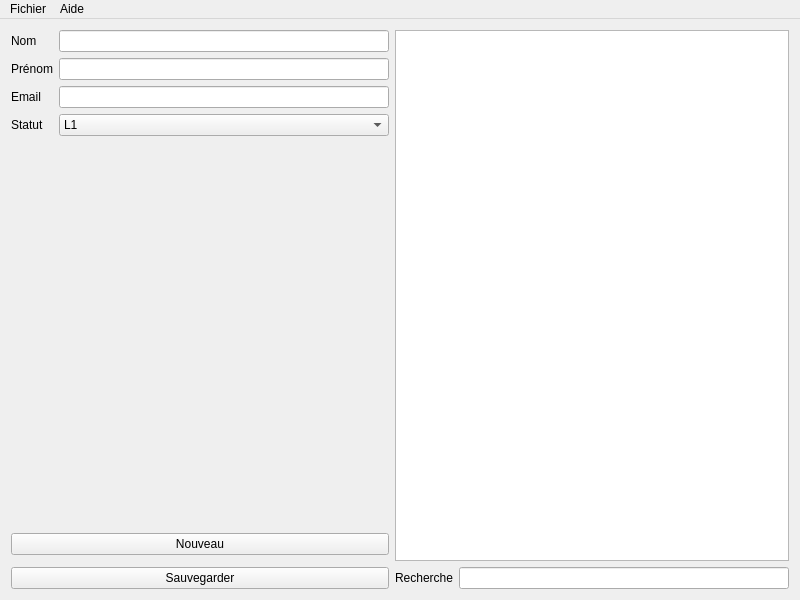
<?xml version="1.0" encoding="UTF-8"?>
<ui version="4.0">
 <class>MainWindow</class>
 <widget class="QMainWindow" name="MainWindow">
  <property name="geometry">
   <rect>
    <x>0</x>
    <y>0</y>
    <width>800</width>
    <height>600</height>
   </rect>
  </property>
  <property name="windowTitle">
   <string>Amylum</string>
  </property>
  <property name="windowIcon">
   <iconset>
    <normaloff>icon/LogoLogicielADEM.png</normaloff>icon/LogoLogicielADEM.png</iconset>
  </property>
  <widget class="QWidget" name="centralWidget">
   <layout class="QGridLayout" name="gridLayout">
    <item row="1" column="1">
     <widget class="QLineEdit" name="lineEdit_firstName"/>
    </item>
    <item row="0" column="1">
     <widget class="QLineEdit" name="lineEdit_lastName"/>
    </item>
    <item row="0" column="0">
     <widget class="QLabel" name="label_lastName">
      <property name="text">
       <string>Nom</string>
      </property>
     </widget>
    </item>
    <item row="1" column="0">
     <widget class="QLabel" name="label_firstName">
      <property name="text">
       <string>Prénom</string>
      </property>
     </widget>
    </item>
    <item row="2" column="0">
     <widget class="QLabel" name="label_email">
      <property name="text">
       <string>Email</string>
      </property>
     </widget>
    </item>
    <item row="3" column="0">
     <widget class="QLabel" name="label_status">
      <property name="text">
       <string>Statut</string>
      </property>
     </widget>
    </item>
    <item row="2" column="1">
     <widget class="QLineEdit" name="lineEdit_email"/>
    </item>
    <item row="3" column="1">
     <widget class="QComboBox" name="comboBox_status">
      <item>
       <property name="text">
        <string>L1</string>
       </property>
      </item>
      <item>
       <property name="text">
        <string>L2I</string>
       </property>
      </item>
      <item>
       <property name="text">
        <string>L2M</string>
       </property>
      </item>
      <item>
       <property name="text">
        <string>L3I</string>
       </property>
      </item>
      <item>
       <property name="text">
        <string>L3M</string>
       </property>
      </item>
      <item>
       <property name="text">
        <string>M1I</string>
       </property>
      </item>
      <item>
       <property name="text">
        <string>M1M</string>
       </property>
      </item>
      <item>
       <property name="text">
        <string>M2I</string>
       </property>
      </item>
      <item>
       <property name="text">
        <string>M2M</string>
       </property>
      </item>
      <item>
       <property name="text">
        <string>DOC</string>
       </property>
      </item>
      <item>
       <property name="text">
        <string>PROF</string>
       </property>
      </item>
      <item>
       <property name="text">
        <string>AUTRE</string>
       </property>
      </item>
     </widget>
    </item>
    <item row="4" column="1">
     <spacer name="verticalSpacer">
      <property name="orientation">
       <enum>Qt::Vertical</enum>
      </property>
      <property name="sizeHint" stdset="0">
       <size>
        <width>20</width>
        <height>40</height>
       </size>
      </property>
     </spacer>
    </item>
    <item row="5" column="0" colspan="2">
     <widget class="QPushButton" name="pushButton_new">
      <property name="text">
       <string>Nouveau</string>
      </property>
     </widget>
    </item>
    <item row="7" column="2">
     <widget class="QLabel" name="label_search">
      <property name="text">
       <string>Recherche</string>
      </property>
     </widget>
    </item>
    <item row="7" column="0" colspan="2">
     <widget class="QPushButton" name="pushButton_save">
      <property name="text">
       <string>Sauvegarder</string>
      </property>
     </widget>
    </item>
    <item row="7" column="3">
     <widget class="QLineEdit" name="lineEdit_search"/>
    </item>
    <item row="0" column="2" rowspan="7" colspan="2">
     <widget class="QListWidget" name="listWidgetMember"/>
    </item>
   </layout>
  </widget>
  <widget class="QMenuBar" name="menuBar">
   <property name="geometry">
    <rect>
     <x>0</x>
     <y>0</y>
     <width>800</width>
     <height>21</height>
    </rect>
   </property>
   <widget class="QMenu" name="menuFichier">
    <property name="title">
     <string>Fichier</string>
    </property>
    <addaction name="actionG_n_rer_mailing"/>
    <addaction name="actionQuitter"/>
   </widget>
   <widget class="QMenu" name="menuAide">
    <property name="title">
     <string>Aide</string>
    </property>
    <addaction name="action_Propos"/>
   </widget>
   <addaction name="menuFichier"/>
   <addaction name="menuAide"/>
  </widget>
  <action name="actionG_n_rer_mailing">
   <property name="text">
    <string>Générer mailing</string>
   </property>
  </action>
  <action name="action_Propos">
   <property name="text">
    <string>À Propos</string>
   </property>
  </action>
  <action name="actionQuitter">
   <property name="text">
    <string>Quitter</string>
   </property>
   <property name="shortcut">
    <string>Ctrl+Q</string>
   </property>
  </action>
 </widget>
 <layoutdefault spacing="6" margin="11"/>
 <tabstops>
  <tabstop>lineEdit_lastName</tabstop>
  <tabstop>lineEdit_firstName</tabstop>
  <tabstop>lineEdit_email</tabstop>
  <tabstop>comboBox_status</tabstop>
  <tabstop>pushButton_new</tabstop>
  <tabstop>pushButton_save</tabstop>
  <tabstop>lineEdit_search</tabstop>
  <tabstop>listWidgetMember</tabstop>
 </tabstops>
 <resources/>
 <connections/>
</ui>
